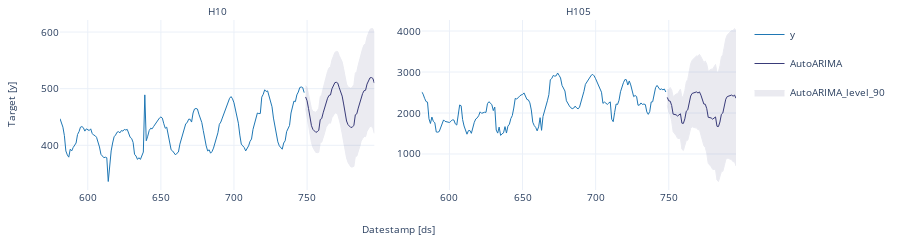

Notebook code for this chart:
### Code cell
# Explore other models 
sf.plot(Y_df, forecasts_df, models=["AutoARIMA"], unique_ids=["H10", "H105"], level=[90], engine='plotly')
